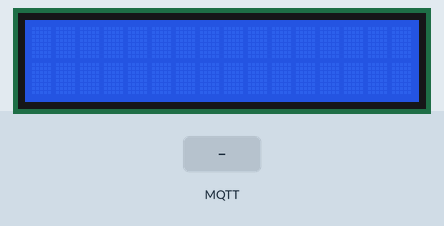
A sketch run on a simulated ESP32. Shown: 16×2 character LCD. The inputs (shaded band) are chosen by the test bench. WiFi joins after 1.5 s; servers stay silent unless stated; no MQTT or app messages arrive unless stated; what the sketch prints to the serial monitor is not drawn.

Above: at 2.7 s.
2.8 s: MQTT message "1" arrives on the first subscribed topic
At 3.3 s:
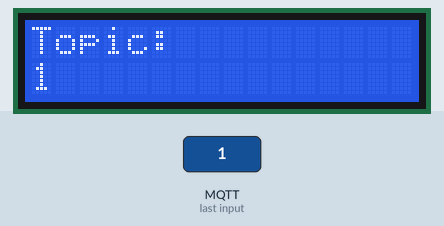
4.3 s: MQTT message "on" arrives on the first subscribed topic
At 5.5 s:
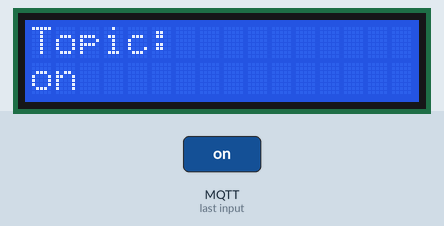
5.8 s: MQTT message "off" arrives on the first subscribed topic
At 6.9 s:
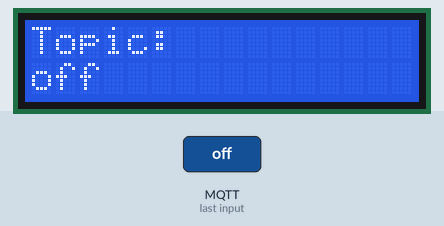
Timing chart, 0 to 8.8 s (numbered marks = the images above; inputs shaded):
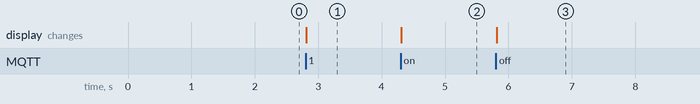

The sketch:

BAITAP_4.ino
```cpp
#include <Wire.h>
#include <LiquidCrystal_I2C.h>
#include <WiFi.h>
#include <PubSubClient.h>

// SDA 21
// SCL 22

// Thông tin WiFi
const char* ssid = "Class 1KMT21A";
const char* password = "1KMT21A24";

// Thông tin MQTT
const char* mqttServer = "broker.emqx.io";
const int mqttPort = 1883;
const char* mqttTopic = "fitvlute2008/message";
const char* mqttID = "esp32_lcd_display";

// Khởi tạo WiFi và MQTT
WiFiClient espClient;
PubSubClient client(espClient);

// Khởi tạo LCD I2C
LiquidCrystal_I2C lcd(0x27, 16, 2); // Địa chỉ I2C có thể khác, kiểm tra bằng I2C scanner

// Hàm kết nối WiFi
void connectWiFi() {
  Serial.print("Connecting to WiFi...");
  WiFi.begin(ssid, password);
  while (WiFi.status() != WL_CONNECTED) {
    delay(500);
    Serial.print(".");
  }
  Serial.println("\nWiFi connected");
  Serial.println("IP Address: ");
  Serial.println(WiFi.localIP());
}

// Hàm kết nối MQTT
void connectMQTT() {
  while (!client.connected()) {
    Serial.print("Connecting to MQTT...");
    if (client.connect(mqttID)) {
      Serial.println("Connected");
      client.subscribe(mqttTopic); // Đăng ký topic
    } else {
      Serial.print("Failed, rc=");
      Serial.print(client.state());
      Serial.println(" try again in 5 seconds");
      delay(5000);
    }
  }
}

// Hàm callback nhận thông điệp từ MQTT
void callback(char* topic, byte* payload, unsigned int length) {
  Serial.print("Message arrived [");
  Serial.print(topic);
  Serial.print("]: ");

  String message = "";
  for (int i = 0; i < length; i++) {
    Serial.print((char)payload[i]);
    message += (char)payload[i];
  }
  Serial.println();

  // Hiển thị lên LCD
  lcd.clear();
  lcd.setCursor(0, 0); // Dòng đầu tiên
  lcd.print("Topic:");
  lcd.setCursor(0, 1); // Dòng thứ hai
  lcd.print(message);
}

void setup() {
  // Khởi động Serial, WiFi, MQTT, và LCD
  Serial.begin(115200);
  lcd.init();
  lcd.backlight();

  connectWiFi();
  client.setServer(mqttServer, mqttPort);
  client.setCallback(callback);
}

void loop() {
  if (!client.connected()) {
    connectMQTT();
  }
  client.loop();
}
```

Measured:
- after the input at 2.8 s, the display: changes at once (image 1)
- after the input at 4.3 s, the display: changes at once (image 2)
- after the input at 5.8 s, the display: changes at once (image 3)
